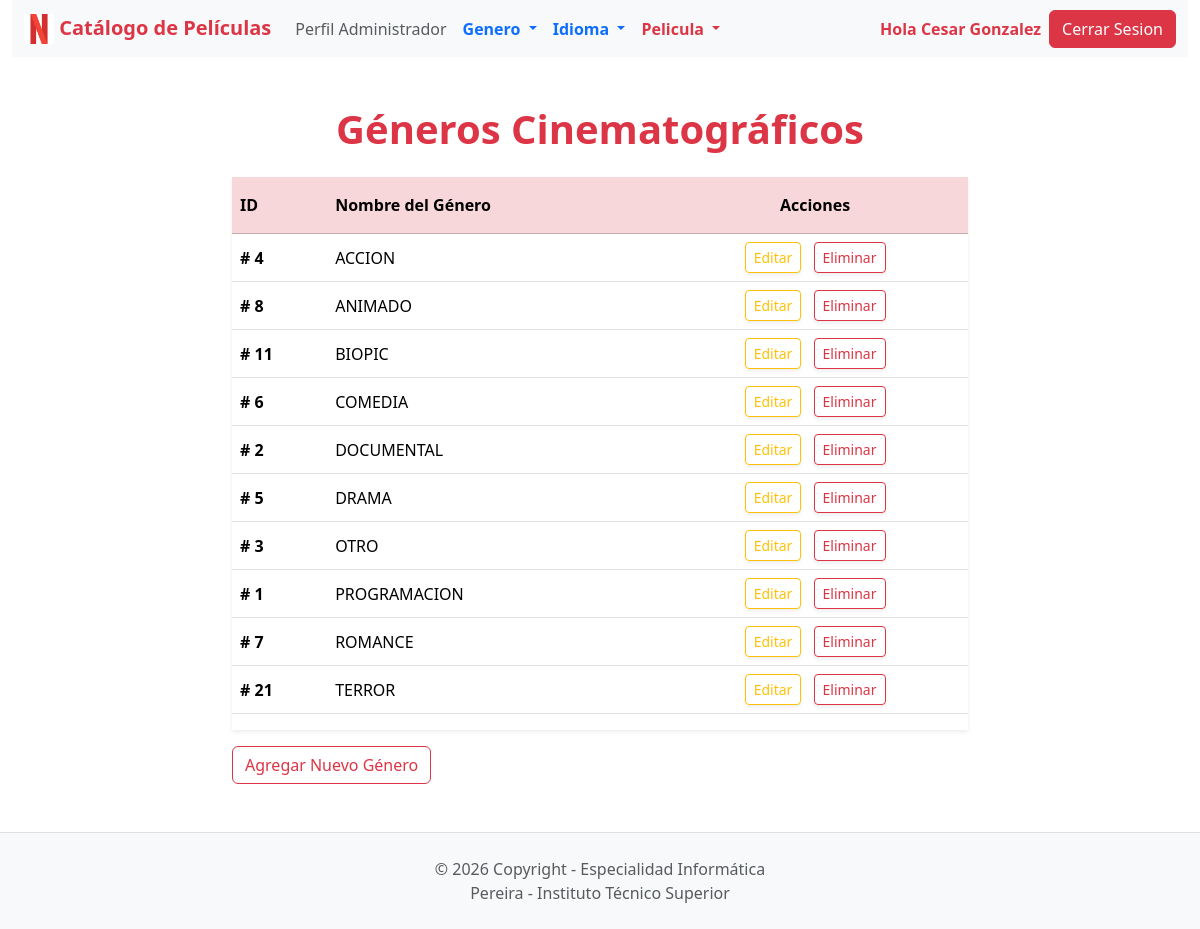
Screenshot of /genero_listar.php (signed in) with the database file from the repository.
### tables this page shows
CREATE TABLE IF NOT EXISTS `genero` (
  `id` int(11) NOT NULL AUTO_INCREMENT,
  `genero` varchar(50) NOT NULL,
  PRIMARY KEY (`id`)
);

### genero_listar.php (the view, shortened to what this page needs)
<?php
	$nombre_perfil = $_SESSION['nombre_perfil'];
	$nombre_acceso = $_SESSION['nombre_acceso'];
    $idCone = conexion();
    $sql = "SELECT * FROM genero ORDER BY genero";
    $query = mysqli_query($idCone, $sql);
?>
<!doctype html>
<html lang="es">
 <head>
    <link href="https://cdn.jsdelivr.net/npm/bootstrap@5.3.8/dist/css/bootstrap.min.css" rel="stylesheet">
 </head>
  <body>
    <div class="container-fluid">
        <nav class="navbar navbar-expand-lg bg-body-tertiary">
        <div class="container-fluid">
            <a class="navbar-brand text-danger" href="index.php">
                <img src="icono.png" alt="Logo" width="30" height="30" class="d-inline-block align-text-top">
                Catálogo de Películas
            </a>
            <div class="collapse navbar-collapse" id="navbarScroll">
            <ul class="navbar-nav me-auto my-2 my-lg-0 navbar-nav-scroll" style="--bs-scroll-height: 100px;">
                <li class="nav-item">
                <a class="nav-link active text-muted" aria-current="page">Perfil <?php echo mb_convert_case(mb_strtolower($nombre_perfil, 'UTF-8'), MB_CASE_TITLE, "UTF-8"); ?></a>
                </li>
                <li class="nav-item dropdown">
                  <a class="nav-link active dropdown-toggle text-primary" href="#" role="button" data-bs-toggle="dropdown" aria-expanded="false">
                    Genero
                  </a>
                </li>
                <li class="nav-item dropdown">
                  <a class="nav-link active dropdown-toggle text-primary" href="#" role="button" data-bs-toggle="dropdown" aria-expanded="false">
                    Idioma
                  </a>
                </li>
                <li class="nav-item dropdown">
                  <a class="nav-link active dropdown-toggle text-danger" href="#" role="button" data-bs-toggle="dropdown" aria-expanded="false">
                    Pelicula
                  </a>
                </li>
            </ul>
            <a class="nav-link active text-danger" aria-current="page">Hola <?php echo mb_convert_case(mb_strtolower($nombre_acceso, 'UTF-8'), MB_CASE_TITLE, "UTF-8"); ?></a>
            <a class="btn btn-danger ms-2" href="cerrar_sesion.php" role="button">Cerrar Sesion</a>
            </div>
        </div>
        </nav>
    </div>
    <div class="container mt-5">
        <h1 class="text-center text-danger mb-4">Géneros Cinematográficos</h1>
        <div class="row justify-content-center">
            <div class="col-md-8">
                <div class="table-responsive shadow-sm">
                    <table class="table table-hover align-middle">
                        <thead class="table-danger">
                            <tr>
                                <th scope="col" class="py-3">ID</th>
                                <th scope="col" class="py-3">Nombre del Género</th>
                                <th scope="col" class="py-3 text-center">Acciones</th>
                            </tr>
                        </thead>
                        <tbody>
                            <?php while($row = mysqli_fetch_array($query)): ?>
                            <tr>
                                <td class="fw-bold"># <?php echo $row['id']; ?></td>
                                <td><?php echo $row['genero']; ?></td>
                                <td class="text-center">
                                    <a href="genero_modificar.php?id=<?php echo $row['id']; ?>"
                                    class="btn btn-outline-warning btn-sm shadow-sm me-2">
                                        <i class="bi bi-pencil-square"></i> Editar
                                    </a>
                                    <a href="genero_eliminar.php?id=<?php echo $row['id']; ?>"
                                    class="btn btn-outline-danger btn-sm shadow-sm">
                                        <i class="bi bi-trash"></i> Eliminar
                                    </a>
                                </td>
                            </tr>
                            <?php endwhile; ?>
                        </tbody>
                    </table>
                </div>
                <div class="mt-3">
                    <a href="genero_crear.php" class="btn btn-outline-danger">Agregar Nuevo Género</a>
                </div>
            </div>
        </div>
    </div>
    <footer class="page-footer font-small mt-5 bg-light border-top">
        <div class="footer-copyright text-center py-4 text-muted">
            © <?php echo date('Y')." Copyright - Especialidad Informática";?>
            <br>
            Pereira - Instituto Técnico Superior
        </div>
    </footer>
  </body>
</html>

### genero_listar.php (style rules this page uses)
.navbar-brand, .text-danger, .text-primary { font-weight: bold; }

### rows the page displays
genero: id "4", genero "ACCION"
genero: id "8", genero "ANIMADO"
genero: id "11", genero "BIOPIC"
genero: id "6", genero "COMEDIA"
genero: id "2", genero "DOCUMENTAL"
genero: id "5", genero "DRAMA"
genero: id "3", genero "OTRO"
genero: id "1", genero "PROGRAMACION"
genero: id "7", genero "ROMANCE"
genero: id "21", genero "TERROR"
